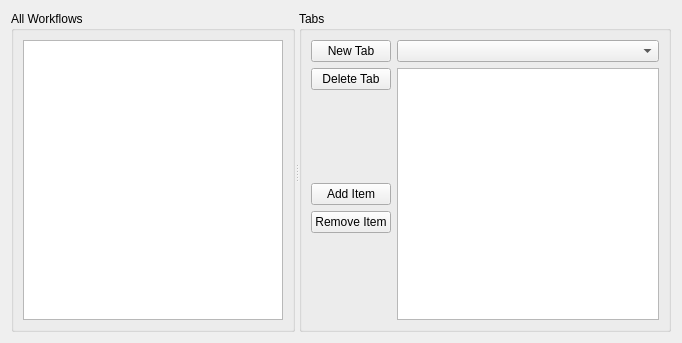
<?xml version="1.0" encoding="UTF-8"?>
<ui version="4.0">
 <class>Form</class>
 <widget class="QWidget" name="Form">
  <property name="geometry">
   <rect>
    <x>0</x>
    <y>0</y>
    <width>682</width>
    <height>343</height>
   </rect>
  </property>
  <property name="windowTitle">
   <string>Form</string>
  </property>
  <layout class="QVBoxLayout" name="verticalLayout_4">
   <item>
    <widget class="QSplitter" name="splitter">
     <property name="orientation">
      <enum>Qt::Horizontal</enum>
     </property>
     <widget class="QGroupBox" name="groupBox">
      <property name="title">
       <string>All Workflows</string>
      </property>
      <layout class="QVBoxLayout" name="verticalLayout">
       <item>
        <widget class="QListView" name="allWorkflowsListView">
         <property name="editTriggers">
          <set>QAbstractItemView::NoEditTriggers</set>
         </property>
         <property name="alternatingRowColors">
          <bool>true</bool>
         </property>
         <property name="selectionMode">
          <enum>QAbstractItemView::ExtendedSelection</enum>
         </property>
        </widget>
       </item>
      </layout>
     </widget>
     <widget class="QGroupBox" name="tabsGroupBox">
      <property name="title">
       <string>Tabs</string>
      </property>
      <layout class="QVBoxLayout" name="verticalLayout_3">
       <item>
        <layout class="QGridLayout" name="gridLayout">
         <item row="1" column="0">
          <widget class="QPushButton" name="deleteCurrentTabButton">
           <property name="text">
            <string>Delete Tab</string>
           </property>
          </widget>
         </item>
         <item row="0" column="1">
          <widget class="QComboBox" name="selectedTabComboBox"/>
         </item>
         <item row="5" column="0">
          <widget class="QPushButton" name="addItemsButton">
           <property name="text">
            <string>Add Item</string>
           </property>
           <property name="default">
            <bool>false</bool>
           </property>
           <property name="flat">
            <bool>false</bool>
           </property>
          </widget>
         </item>
         <item row="6" column="0">
          <widget class="QPushButton" name="removeItemsButton">
           <property name="text">
            <string>Remove Item</string>
           </property>
          </widget>
         </item>
         <item row="1" column="1" rowspan="9">
          <widget class="QListView" name="tabWorkflowsListView">
           <property name="selectionMode">
            <enum>QAbstractItemView::ExtendedSelection</enum>
           </property>
          </widget>
         </item>
         <item row="0" column="0">
          <widget class="QPushButton" name="newTabButton">
           <property name="text">
            <string>New Tab</string>
           </property>
          </widget>
         </item>
        </layout>
       </item>
      </layout>
     </widget>
    </widget>
   </item>
  </layout>
 </widget>
 <resources/>
 <connections/>
</ui>
